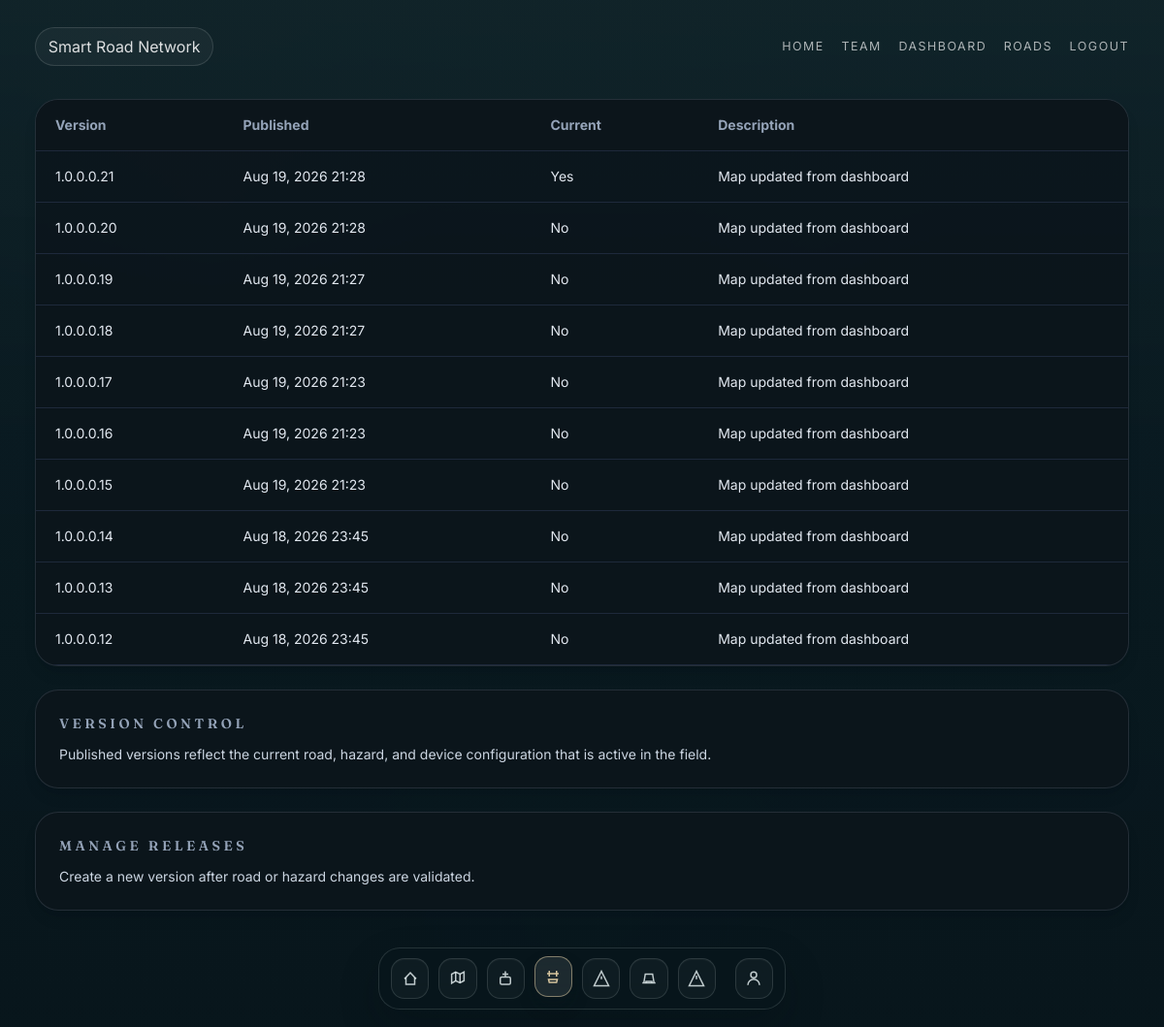
/versions/ (signed in), run on the app's committed database.
### api/models.py (models this page shows, shortened)
class MapVersion(models.Model):
    version = models.CharField(max_length=64, blank=True)
    description = models.TextField(blank=True)
    created_at = models.DateTimeField(auto_now_add=True)
    is_current = models.BooleanField(default=False)
    objects = MapVersionManager()
    class Meta:
        ordering = ['-created_at']

### dashboard/views.py (the view)
# urls.py: path('versions/', versions_view, name='dashboard-versions'),
@login_required(login_url='login')
def versions_view(request):
    versions = MapVersion.objects.order_by('-created_at')[:10]
    return render(request, 'dashboard/versions.html', {
        'page': 'versions',
        'versions': versions,
    })

### dashboard/templates/dashboard/versions.html (shortened to what this page needs)
{% extends 'dashboard/base.html' %}
{% block content %}
<div class="grid gap-6 xl:grid-cols-[1.25fr_0.75fr]">
    <div class="space-y-6">
        <div class="overflow-hidden rounded-3xl border border-slate-800 bg-slate-950/90 shadow-lg shadow-slate-950/10">
            <table class="w-full border-collapse text-left text-sm text-slate-200">
                <thead class="bg-slate-900/95 text-slate-400">
                    <tr>
                        <th class="border-b border-slate-800 px-5 py-4">Version</th>
                        <th class="border-b border-slate-800 px-5 py-4">Published</th>
                        <th class="border-b border-slate-800 px-5 py-4">Current</th>
                        <th class="border-b border-slate-800 px-5 py-4">Description</th>
                    </tr>
                </thead>
                <tbody>
                    {% for version in versions %}
                    <tr class="border-b border-slate-800 hover:bg-slate-900/80">
                        <td class="px-5 py-4">{{ version.version }}</td>
                        <td class="px-5 py-4">{{ version.created_at|date:'M j, Y H:i' }}</td>
                        <td class="px-5 py-4">{% if version.is_current %}Yes{% else %}No{% endif %}</td>
                        <td class="px-5 py-4">{{ version.description }}</td>
                    </tr>
                    {% empty %}
                    <tr>
                        <td colspan="4" class="px-5 py-6 text-center text-slate-400">No published versions available.</td>
                    </tr>
                    {% endfor %}
                </tbody>
            </table>
        </div>
    </div>
    <aside class="space-y-6">
        <div class="rounded-3xl border border-slate-800 bg-slate-950/90 p-6 shadow-lg shadow-slate-950/10">
            <h3 class="text-sm font-semibold uppercase tracking-[0.25em] text-slate-400">Version control</h3>
            <p class="mt-3 text-sm text-slate-300">Published versions reflect the current road, hazard, and device configuration that is active in the field.</p>
        </div>
        <div class="rounded-3xl border border-slate-800 bg-slate-950/90 p-6 shadow-lg shadow-slate-950/10">
            <h3 class="text-sm font-semibold uppercase tracking-[0.25em] text-slate-400">Manage releases</h3>
            <p class="mt-3 text-sm text-slate-300">Create a new version after road or hazard changes are validated.</p>
        </div>
    </aside>
</div>
{% endblock %}

### dashboard/templates/dashboard/base.html (style rules this page uses)
:root { --bg-deep: #091d26; --bg-mid: #0c2a36; --panel: rgba(17, 35, 42, 0.72); --panel-solid: rgba(14, 31, 38, 0.92); --panel-soft: rgba(255, 255, 255, 0.08); --card: rgba(255, 255, 255, 0.06); --line: rgba(220, 234, 235, 0.14); --text: #edf7f9; --muted: rgba(237,247,249,0.7); --muted-2: rgba(237,247,249,0.55); --gold: #d7c59f; --mint: #91c0b4; --sky: #d0e7f6; --shadow: rgba(5, 14, 18, 0.42); }
* { box-sizing: border-box; }
html { scroll-behavior: smooth; }
body { margin: 0; min-height: 100vh; font-family: 'Inter', sans-serif; color: var(--text); background: radial-gradient(circle at top, rgba(160, 203, 212, 0.15), transparent 22%), linear-gradient(180deg, #90afb6 0%, #6a8088 20%, #1d3b46 42%, #081d26 100%); overflow-x: hidden; }
h1, h2, h3, h4 { font-family: 'Fraunces', serif; letter-spacing: -0.04em; margin: 0; }
body[data-page="dashboard"] .content-wrap .rounded-3xl, body[data-page="dashboard"] .content-wrap .rounded-2xl, body[data-page="dashboard"] .content-wrap table thead, body[data-page="dashboard"] .content-wrap .bg-slate-950\/90, body[data-page="dashboard"] .content-wrap .bg-slate-900, body[data-page="dashboard"] .content-wrap .bg-slate-900\/95 { background: rgba(13, 21, 28, 0.82) !important; border-color: rgba(148, 163, 184, 0.18) !important; }

### data on the page
MapVersion: version "1.0.0.0.21", created_at "Aug 19, 2026 21:28", is_current "Yes", description "Map updated from dashboard"
MapVersion: version "1.0.0.0.20", created_at "Aug 19, 2026 21:28", is_current "No", description "Map updated from dashboard"
MapVersion: version "1.0.0.0.19", created_at "Aug 19, 2026 21:27", is_current "No", description "Map updated from dashboard"
MapVersion: version "1.0.0.0.18", created_at "Aug 19, 2026 21:27", is_current "No", description "Map updated from dashboard"
MapVersion: version "1.0.0.0.17", created_at "Aug 19, 2026 21:23", is_current "No", description "Map updated from dashboard"
MapVersion: version "1.0.0.0.16", created_at "Aug 19, 2026 21:23", is_current "No", description "Map updated from dashboard"
MapVersion: version "1.0.0.0.15", created_at "Aug 19, 2026 21:23", is_current "No", description "Map updated from dashboard"
MapVersion: version "1.0.0.0.14", created_at "Aug 18, 2026 23:45", is_current "No", description "Map updated from dashboard"
MapVersion: version "1.0.0.0.13", created_at "Aug 18, 2026 23:45", is_current "No", description "Map updated from dashboard"
MapVersion: version "1.0.0.0.12", created_at "Aug 18, 2026 23:45", is_current "No", description "Map updated from dashboard"
